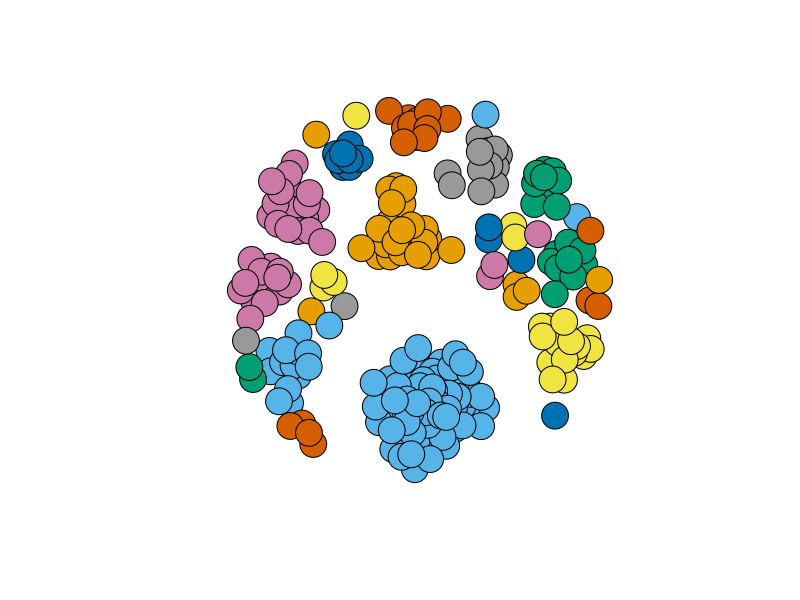

Source code (R):
#require(graph)
# First we load the ipgrah package
library(igraph)

t = c("character", "character", "numeric")
fb.data = read.table("prefiltered.csv", header=T, colClasses=t)
g = graph.data.frame(fb.data, directed=F, vertices=NULL)

ebc <- edge.betweenness.community(g, directed=F)
 
mods <- sapply(0:ecount(g), function(i){
  g2 <- delete.edges(g, ebc$removed.edges[seq(length=i)])
  cl <- clusters(g2)$membership
  modularity(g,cl)
})
 
g <- delete.edges(g, ebc$removed.edges[seq(length=which.max(mods)-1)])
V(g)$color=clusters(g)$membership
 
g$layout <- layout.fruchterman.reingold
plot(g, vertex.label=NA)
clusters(g)$membership
 
